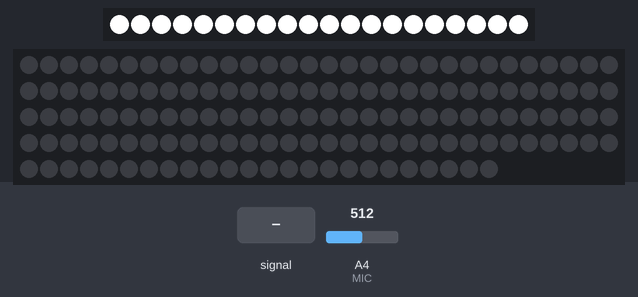
Recording of a sketch running on a simulated Arduino Uno, built with avr-gcc and run on an emulated ATmega328P. On the bench: 20 RGB LEDs in strip order, left to right, 144 RGB LEDs in strip order, left to right, continuing on the next row. Inputs (shaded band) come from the test bench; at power-on: A4 (MIC) = 512. What the sketch prints to the serial monitor is not drawn.

Above: at 0.2 s.
1.3 s: A4 (MIC) fed a 200 Hz sine of ±81 counts around its level
4.0 s: A4 (MIC) set to 716
Timing chart, 0 to 7.0 s (numbered marks = the images above; inputs shaded):
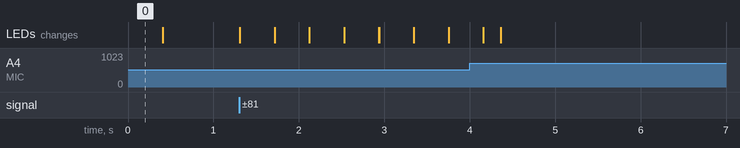

The sketch:

H3_VelostatPadTest_Singel.ino
```cpp
/*
 * @author Pablo dMM (Pablodmm.isp@gmail.com)
 * @brief This code controls a Winged LED Suit for LATE Lab
 */

// Library Import
#include <Adafruit_NeoPixel.h>
#include <Streaming.h>
#ifdef __AVR__
  #include <avr/power.h>
#endif

// -----------------------------------------------------------------------------------------------------------------------------------------
// ---------------------------------------------------System Pin Definition-----------------------------------------------------------------
// -----------------------------------------------------------------------------------------------------------------------------------------
// Pin Definition

const int SW_00_PIN       = 4;
const int MIC             = A4;
const int LEDCore_PIN     = 2;
const int LEDWings_PIN    = 3;

// -----------------------------------------------------------------------------------------------------------------------------------------
// ---------------------------------------------------Control and Configuration values Definition-------------------------------------------
// -----------------------------------------------------------------------------------------------------------------------------------------
// Constant Value Definition

const int LEDCore_Q       = 20;
const int LEDWings_Q      = 144;

const int OFF             = 0;
const int ON              = 1;

const int nMODES          = 4;

const int MODE_FULLON     = 0;
const int MODE_FULLOFF    = 1;
const int MODE_FLASH      = 2;
const int MODE_GLOW       = 3;

const int FLASH_STEP_MS   = 200;  // Steps for Flash Delay

const int GLOW_STEP_MS   = 50;  // Steps for Flash Delay
// -----------------------------------------------------------------------------------------------------------------------------------------
// ---------------------------------------------------Custom Configuration Structs----------------------------------------------------------
// -----------------------------------------------------------------------------------------------------------------------------------------
// Generated Structures (struct)
struct SWctrl{
  int   swPin;
  bool  swLastValue;
};

// -----------------------------------------------------------------------------------------------------------------------------------------
// ---------------------------------------------------Global Variables----------------------------------------------------------------------
// -----------------------------------------------------------------------------------------------------------------------------------------
// Generated Structures (struct)

// Switch Controller Inizialization
SWctrl SW_00 = {SW_00_PIN, OFF};

int MIC_THR = 20;
const int nMEASURES = 15;

int programMode = MODE_FULLON;
int iterator              = 0;
long iterTime             = 0;
int lastMeasures[nMEASURES];

// LED Stripes
Adafruit_NeoPixel LEDCore = Adafruit_NeoPixel(LEDCore_Q, LEDCore_PIN, NEO_GRB + NEO_KHZ800);
Adafruit_NeoPixel LEDWings = Adafruit_NeoPixel(LEDWings_Q, LEDWings_PIN, NEO_GRB + NEO_KHZ800);


void setup() {
  Serial.begin(9600);
  // put your setup code here, to run once:
  pinMode(SW_00_PIN, INPUT);
  LEDCore.begin(); // This initializes the NeoPixel library.
  LEDWings.begin(); // This initializes the NeoPixel library.
}

void loop() {
  switch(programMode){
    case(MODE_FULLON):
      //actionLED_SetColor(&LEDWings, 255, 255, 255);
      actionLED_SetColor(&LEDCore, 255, 255, 255);

      break;

    case (MODE_FULLOFF):
      //actionLED_SetColor(&LEDWings, 0, 0, 0);
      actionLED_SetColor(&LEDCore, 0, 0, 0);
      break;

    case(MODE_FLASH):
      //actionLED_SetColor(&LEDWings, 255, 255, 255);
      actionLED_SetColor(&LEDCore, 255, 255, 255);
      delay(100);
      //actionLED_SetColor(&LEDWings, 0, 0, 0);
      actionLED_SetColor(&LEDCore, 0, 0, 0);
      break;
    case(MODE_GLOW):
      if((millis() - iterTime) >= GLOW_STEP_MS){
        iterTime = millis();
        if(iterator < LEDWings.numPixels()){
          iterator = iterator + 2;
        }else{
          iterator = 0;
        }
        actionLED_Glow(&LEDWings, 255, 255, 255, iterator, 20);
      }

      break;

    default:
      break;
  }

  int newMicRead = analogRead(MIC);
  int oldMicAverage = calculateMeasureArray();
  updateMeasureArray(newMicRead);

  //Serial << "[OLD] " << oldMicAverage  << " [NEW] " << newMicRead << endl;
  Serial.println(oldMicAverage - newMicRead);

  if(((newMicRead < (oldMicAverage - MIC_THR)) || (newMicRead > (oldMicAverage + MIC_THR))) && (programMode == MODE_FULLOFF)){
    programMode = MODE_FULLON;

    //MIC_THR = 30;
  }else if (programMode == MODE_FULLON){
    delay(200);
    programMode = MODE_FULLOFF;
  }


}


int actionLED_SetColor(Adafruit_NeoPixel *LED, int R, int G, int B){
  //Serial << "[actionLED_SetColor] << endl;
  for(int i=0; i< LED->numPixels(); i++) {
    LED->setPixelColor(i, R, G, B);
  }
  LED->show();
}

int actionLED_Flash(Adafruit_NeoPixel *LED, int R, int G, int B, int iter){
  //Serial << "[actionLED_Flash] Recieved: Iter:" << iter << endl;
  if(iter){
    actionLED_SetColor(LED, 0, 0, 0);
  }else{
    actionLED_SetColor(LED, R, G, B);
  }
}

int actionLED_Glow(Adafruit_NeoPixel *LED, int R, int G, int B, int iter, int range){
  //Serial << "[actionLED_Flash] Recieved: Iter:" << iter << endl;
  actionLED_SetColor(LED, 0, 0, 0);

  for(int i = 0; i < range; i++){
    LED->setPixelColor(iter - i, ((R/range) * (range - i)), ((R/range) * (range - i)), ((R/range) * (range - i)));
    LED->setPixelColor(iter + i, ((R/range) * (range - i)), ((R/range) * (range - i)), ((R/range) * (range - i)));
    LED->setPixelColor(iter, R, G, B);
  }

  for(int i = (range*3); i < ((range*3) + range); i = i+2){
    LED->setPixelColor(iter - i, ((R/range) * (range - i)), ((R/range) * (range - i)), ((R/range) * (range - i)));
    LED->setPixelColor(iter + i, ((R/range) * (range - i)), ((R/range) * (range - i)), ((R/range) * (range - i)));
    LED->setPixelColor(iter, R, G, B);
  }

  for(int i = (range*6); i < ((range*6) + range); i = i+2){
    LED->setPixelColor(iter - i, ((R/range) * (range - i)), ((R/range) * (range - i)), ((R/range) * (range - i)));
    LED->setPixelColor(iter + i, ((R/range) * (range - i)), ((R/range) * (range - i)), ((R/range) * (range - i)));
    LED->setPixelColor(iter, R, G, B);
  }
  LED->show();
}

bool readSW(SWctrl *SW){
  bool newValue = digitalRead(SW->swPin);
  bool funcResponse = OFF;
  if(newValue != SW->swLastValue){
    SW->swLastValue = newValue;
    if(newValue == ON){
      Serial.println("The button was pressed!");
      funcResponse = ON;
    }
  }
  return funcResponse;
}

int updateMeasureArray(int newValue){
  //lastMeasures[0] = newValue;
  for(int i = 0; i < nMEASURES; i++){
    lastMeasures[i + 1] = lastMeasures[i];
  }
  lastMeasures[0] = newValue;
}

int calculateMeasureArray(){
  int averageValue = 0;
  for(int i = 0; i < nMEASURES; i++){
    averageValue = (averageValue + lastMeasures[i]);
  }
  return (averageValue / nMEASURES);
}
```
